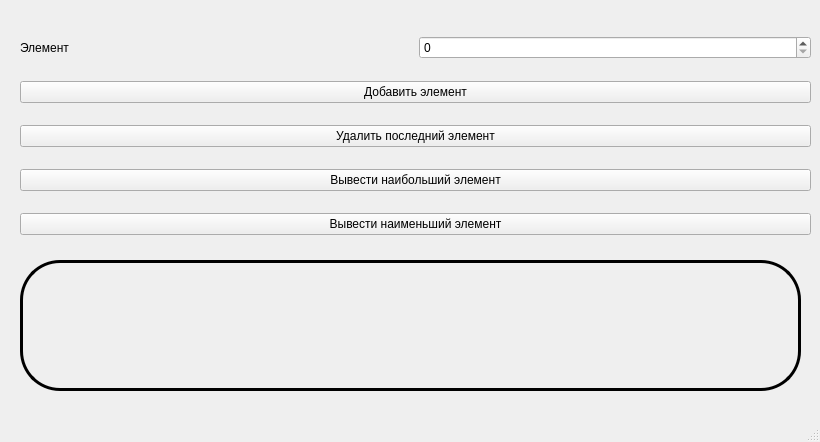
<?xml version="1.0" encoding="UTF-8"?>
<ui version="4.0">
 <class>MainWindow</class>
 <widget class="QMainWindow" name="MainWindow">
  <property name="geometry">
   <rect>
    <x>0</x>
    <y>0</y>
    <width>820</width>
    <height>442</height>
   </rect>
  </property>
  <property name="windowTitle">
   <string>MainWindow</string>
  </property>
  <widget class="QWidget" name="centralwidget">
   <widget class="QLabel" name="label">
    <property name="geometry">
     <rect>
      <x>20</x>
      <y>260</y>
      <width>781</width>
      <height>131</height>
     </rect>
    </property>
    <property name="styleSheet">
     <string notr="true">border: 3px solid black;
border-radius: 40px;</string>
    </property>
    <property name="text">
     <string/>
    </property>
   </widget>
   <widget class="QWidget" name="layoutWidget">
    <property name="geometry">
     <rect>
      <x>20</x>
      <y>20</y>
      <width>791</width>
      <height>231</height>
     </rect>
    </property>
    <layout class="QVBoxLayout" name="verticalLayout">
     <item>
      <layout class="QHBoxLayout" name="horizontalLayout_2">
       <item>
        <widget class="QLabel" name="lbl_value">
         <property name="text">
          <string>Элемент</string>
         </property>
        </widget>
       </item>
       <item>
        <widget class="QSpinBox" name="spinBox">
         <property name="maximum">
          <number>10000</number>
         </property>
        </widget>
       </item>
      </layout>
     </item>
     <item>
      <widget class="QPushButton" name="bnt_add_item">
       <property name="text">
        <string>Добавить элемент</string>
       </property>
      </widget>
     </item>
     <item>
      <layout class="QHBoxLayout" name="horizontalLayout_3">
       <item>
        <widget class="QPushButton" name="bnt_remove">
         <property name="text">
          <string>Удалить последний элемент</string>
         </property>
        </widget>
       </item>
      </layout>
     </item>
     <item>
      <widget class="QPushButton" name="bnt_getMax">
       <property name="text">
        <string>Вывести наибольший элемент</string>
       </property>
      </widget>
     </item>
     <item>
      <widget class="QPushButton" name="bnt_getMin">
       <property name="text">
        <string>Вывести наименьший элемент</string>
       </property>
      </widget>
     </item>
    </layout>
   </widget>
  </widget>
  <widget class="QMenuBar" name="menubar">
   <property name="geometry">
    <rect>
     <x>0</x>
     <y>0</y>
     <width>820</width>
     <height>22</height>
    </rect>
   </property>
  </widget>
  <widget class="QStatusBar" name="statusbar"/>
 </widget>
 <resources/>
 <connections/>
</ui>
